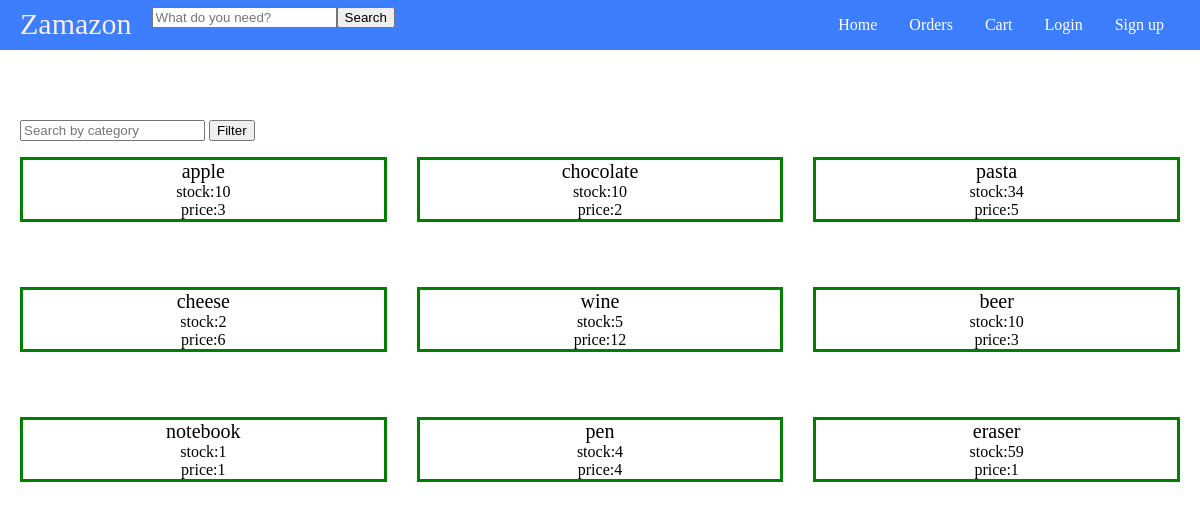
Before: / with the older database file.
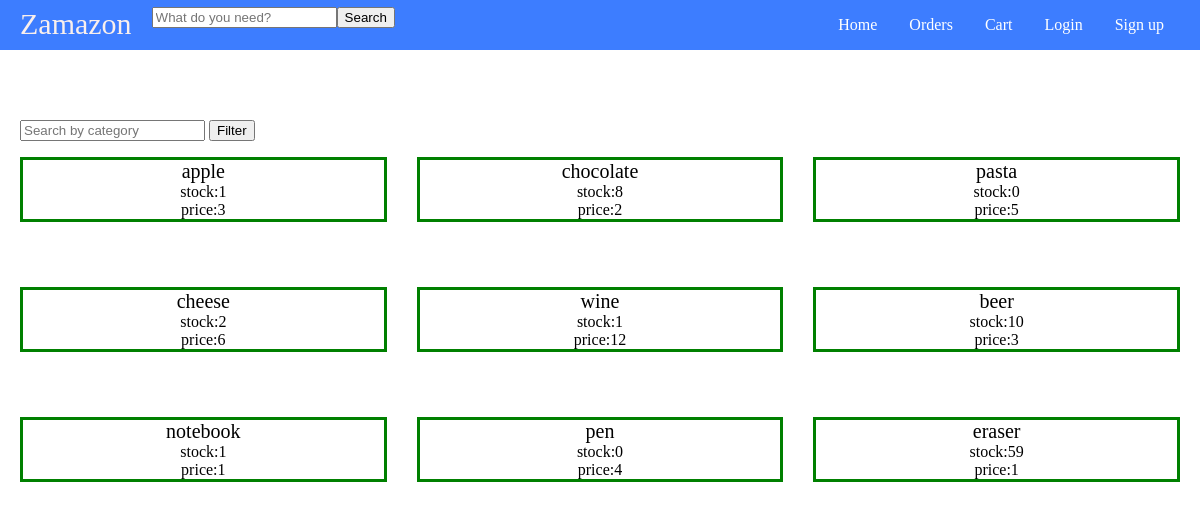
After: the same page with the newer database file.
### tables this page shows
CREATE TABLE product (
	id int,
	name varchar(255) NOT NULL,
	price int NOT NULL,
	stock int NOT NULL,
	category varchar(255) NOT NULL,
	PRIMARY KEY (id),
	FOREIGN KEY (category) REFERENCES category(name)
);

### main.py (the view)
@app.route('/')
def main_page():
	connection = sqlite3.connect("shop.db")
	connection.row_factory = sqlite3.Row
	cursor = connection.cursor()
	args = request.args
	args.to_dict()
	if ("category" in args.keys()):
		category = args["category"]
		cursor.execute("SELECT * FROM product WHERE category=?", (category,))
	else:
		cursor.execute("SELECT * FROM product;")
	products = cursor.fetchall()
	return render_template("home.html", products=products)

### templates/home.html (shortened to what this page needs)
<DOCTYPE html>
	<html>
	<head>
	  <link rel="stylesheet" href="static/styles.css">
	</head>
	<body>
	  <header class="nav">
			<div class="name-and-search">
				<span class="brand-name"><a href="/">Zamazon</a></span>
				<form action="/product" method="get" class="product-form">
					<input type="text" name="name" id="product-text" placeholder="What do you need?">
					<input type="submit" value="Search">
				</form>
			</div>
			<ul class="navigations">
				<li><a class="navigation" href="/">Home</a></li>
				<li><a class="navigation" href="/orders">Orders</a></li>
				<li><a class="navigation" href="/cart">Cart</a></li>
				<li><a class="navigation" href="/login">Login</a></li>
				<li><a class="navigation" href="/signup">Sign up</a></li>
			</ul>
		</header>
	  <div class="container">
		<div class="options">
			<form action="/" method="get">
				<input type="text" name="category" id="category-text" placeholder="Search by category">
				<input type="submit" value="Filter">
			</form>
		</div>
		<div class="products">
		{% for product in products %}
		<a href="/product?id={{product['id']}}">
		  <div class="product">
			<span class="product-name">{{ product["name"] }}</span>
			<span class="product-quantity">stock:{{ product["stock"] }}</span>
			<span class="product-price">price:{{ product["price"] }}</span>
		  </div>
		</a>
		{% endfor %}
	  </div>
	  </div>
	</body>
	</html>

### static/styles.css (style rules this page uses)
body { margin: 0; }
a { text-decoration: none; color:black }
.nav { display: flex; color: white; align-items: center; justify-content: space-between; position: sticky; padding: 0px 20px; background-color: #3D7DFF; margin-bottom: 50px; }
.name-and-search { display: flex; flex-direction: row; }
.brand-name { color: #F9EFED; font-size: 30px; margin-right: 20px; }
.brand-name a { color: #F9EFED; font-size: 30px; cursor: pointer; text-decoration: none; }
.product-form { display: table; }
ul.navigations { list-style-type: none; margin: 0; padding: 0; overflow: hidden; background-color: #3D7DFF; }
.navigations li { float: left; }
.navigation { display: block; color: white; text-align: center; padding: 16px 16px; text-decoration: none; }
.container { padding: 20px; }
.products { display: grid; grid-template-columns: repeat(3, 1fr); grid-auto-rows: minmax(100px, auto); gap: 30px 30px; }
.products .product { border: 3px solid green; text-align: center; align-items: center; display: flex; flex-direction: column; }
.products .product-name { font-size: 20px; }

Changed rows visible on the page:
changed product "apple": stock "10" → "1"
changed product "chocolate": stock "10" → "8"
changed product "pasta": stock "34" → "0"
changed product "wine": stock "5" → "1"
changed product "pen": stock "4" → "0"
